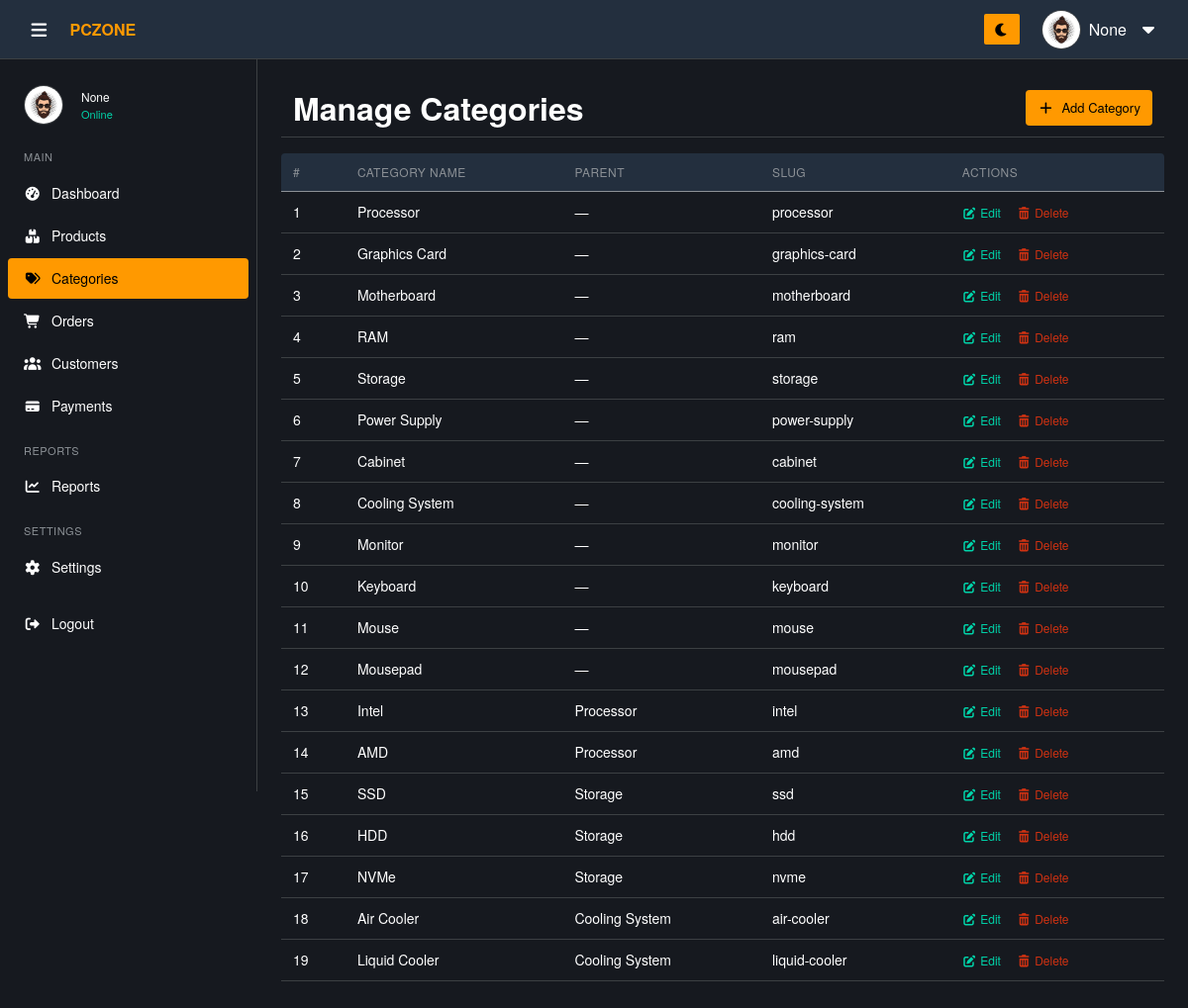
The app's page /admin/pages/categories.php (signed in) with its own data.
### tables this page shows
CREATE TABLE IF NOT EXISTS categories (
    category_id INT AUTO_INCREMENT PRIMARY KEY,
    category_name VARCHAR(100) NOT NULL UNIQUE,
    parent_id INT DEFAULT NULL,
    icon_image VARCHAR(255) DEFAULT NULL,    
    level INT DEFAULT 0,
    slug VARCHAR(250) UNIQUE,
    status ENUM('active','inactive') NOT NULL DEFAULT 'active',
    sort_order INT DEFAULT 9999,
    created_at TIMESTAMP DEFAULT CURRENT_TIMESTAMP,
    updated_at TIMESTAMP DEFAULT CURRENT_TIMESTAMP ON UPDATE CURRENT_TIMESTAMP,
    FOREIGN KEY (parent_id) REFERENCES categories(category_id) ON DELETE SET NULL
);

### admin/pages/categories.php (the view, shortened to what this page needs)
<?php
include '../includes/functions.php';
?>
<!DOCTYPE html>
<html lang="en">
<head>
  <link rel="stylesheet" href="../assets/vendor/bootstrap/css/bootstrap.min.css">
  <link rel="stylesheet" href="../assets/vendor/fontawesome/css/all.min.css">
  <link rel="stylesheet" href="../assets/css/style.css">
</head>
<body>
  <?php include '../includes/header.php'; ?>
  <?php $current_page = 'categories';
  include '../includes/sidebar.php'; ?>
  <main class="main-content pt-5 mt-2">
    <div class="content-wrapper container my-4">
      <div class="products-header">
        <h1>Manage Categories</h1>
        <button class="btn btn-add" data-bs-toggle="modal" data-bs-target="#addCategoryModal">
          <i class="fas fa-plus"></i> Add Category
        </button>
      </div>
      <div class="table-box">
        <table class="data-table table table-hover align-middle">
          <thead>
            <tr>
              <th>#</th>
              <th>Category Name</th>
              <th>Parent</th>
              <th>Slug</th>
              <th>Actions</th>
            </tr>
          </thead>
          <tbody>
            <?php
            $query = "SELECT c1.category_id,
                 c1.category_name,
                 c1.parent_id,
                 c1.slug,
                 c2.category_name AS parent_name
          FROM categories c1
          LEFT JOIN categories c2
          ON c1.parent_id = c2.category_id
          ORDER BY c1.category_id ASC";
            $result = mysqli_query($conn, $query);
            while ($row = mysqli_fetch_assoc($result)) {
            ?>
              <tr>
                <td><?= $row['category_id'] ?></td>
                <td><?= htmlspecialchars($row['category_name']) ?></td>
                <td><?= $row['parent_name'] ?? '—' ?></td>
                <td><?= $row['slug'] ?></td>
                <td>
                  <button class="btn-edit"
                    data-bs-toggle="modal"
                    data-bs-target="#editCategoryModal"
                    data-id="<?= $row['category_id'] ?>"
                    data-name="<?= htmlspecialchars($row['category_name']) ?>"
                    data-parent="<?= $row['parent_id'] ?>">
                    <i class="fas fa-edit"></i> Edit
                  </button>
                  <button class="btn-delete" onclick="deleteCategory(<?= $row['category_id'] ?>)">
                    <i class="fas fa-trash-alt"></i> Delete
                  </button>
                </td>
              </tr>
            <?php } ?>
          </tbody>
        </table>
      </div>
    </div>
  </main>
</body>
</html>

### admin/assets/css/style.css (style rules this page uses)
* { margin: 0; padding: 0; box-sizing: border-box; }
html, body { height: 100%; }
body { font-family: "Amazon Ember", "Helvetica Neue", Roboto, Arial, sans-serif; font-size: 16px; line-height: 1.5; background-color: var(--bg-body); color: var(--text-color); }
:root { --bg-body: #16191f; --bg-header: #232f3e; --bg-sidebar: #16191f; --bg-section: #16191f; --bg-card: #16191f; --bg-dropdown: #232f3e; --bg-input: #0d1117; --text-color: #ffffff; --text-muted: #8c9196; --text-secondary: #8c9196; --border-color: #3c4043; --primary: #ff9900; --primary-hover: #ffad33; --primary-text: #000000; --hover-bg: #2a3139; --hover-light: rgba(255, 255, 255, 0.05); --hover-dark: rgba(0, 0, 0, 0.05); --table-header: #232f3e; --scroll-track: #16191f; --transition: all 0.3s ease; }
.main-content { margin-left: 260px; padding: 20px 24px; padding-top: 78px; min-height: 100vh; width: calc(100% - 260px); transition: margin-left 0.3s, width 0.3s; display: flex; flex-direction: column; align-items: stretch; box-sizing: border-box; background-color: var(--bg-body); }
.content-wrapper { width: 100%; max-width: none !important; padding: 0; box-sizing: border-box; }
.table-box { overflow-x: auto; border-radius: 4px; }
.data-table, .product-table { width: 100%; border-collapse: collapse; font-size: 14px; }
.data-table th, .data-table td, .product-table th, .product-table td { padding: 10px 12px; text-align: left; border-bottom: 1px solid var(--border-color); color: var(--text-color); vertical-align: middle; }
.data-table th { background-color: var(--table-header); color: var(--text-muted); font-weight: 500; font-size: 12px; text-transform: uppercase; letter-spacing: 0.5px; }
.products-header { width: 100%; display: flex; justify-content: space-between; align-items: center; gap: 12px; padding: 10px 12px; margin-bottom: 16px; background: transparent; border-bottom: 1px solid var(--border-color); box-sizing: border-box; }
.products-header h1 { font-size: 2rem; font-weight: 600; margin: 0; color: var(--text-color); }
.products-header .btn-add { padding: 8px 12px; font-size: 13px; display: inline-flex; align-items: center; gap: 8px; }
.btn-add { background-color: var(--primary); color: var(--primary-text); padding: 6px 12px; border-radius: 4px; text-decoration: none; font-weight: 500; font-size: 12px; display: inline-flex; align-items: center; gap: 6px; border: none; cursor: pointer; }
.btn-edit, .btn-delete { background: none; border: none; font-size: 12px; font-weight: 400; cursor: pointer; text-decoration: none; }
.btn-edit { color: #00d4aa; margin-right: 12px; }
.btn-delete { color: #d13212; }

### records on screen
categories: category_id "1", category_name "Processor", parent_name "—", slug "processor"
categories: category_id "2", category_name "Graphics Card", parent_name "—", slug "graphics-card"
categories: category_id "3", category_name "Motherboard", parent_name "—", slug "motherboard"
categories: category_id "4", category_name "RAM", parent_name "—", slug "ram"
categories: category_id "5", category_name "Storage", parent_name "—", slug "storage"
categories: category_id "6", category_name "Power Supply", parent_name "—", slug "power-supply"
categories: category_id "7", category_name "Cabinet", parent_name "—", slug "cabinet"
categories: category_id "8", category_name "Cooling System", parent_name "—", slug "cooling-system"
categories: category_id "9", category_name "Monitor", parent_name "—", slug "monitor"
categories: category_id "10", category_name "Keyboard", parent_name "—", slug "keyboard"
categories: category_id "11", category_name "Mouse", parent_name "—", slug "mouse"
categories: category_id "12", category_name "Mousepad", parent_name "—", slug "mousepad"
categories: category_id "13", category_name "Intel", parent.category_name "Processor", slug "intel"
categories: category_id "14", category_name "AMD", parent.category_name "Processor", slug "amd"
categories: category_id "15", category_name "SSD", parent.category_name "Storage", slug "ssd"
categories: category_id "16", category_name "HDD", parent.category_name "Storage", slug "hdd"
categories: category_id "17", category_name "NVMe", parent.category_name "Storage", slug "nvme"
categories: category_id "18", category_name "Air Cooler", parent.category_name "Cooling System", slug "air-cooler"
categories: category_id "19", category_name "Liquid Cooler", parent.category_name "Cooling System", slug "liquid-cooler"

### other values on screen
$userName "None"
$_SESSION['full_name'] "None"
